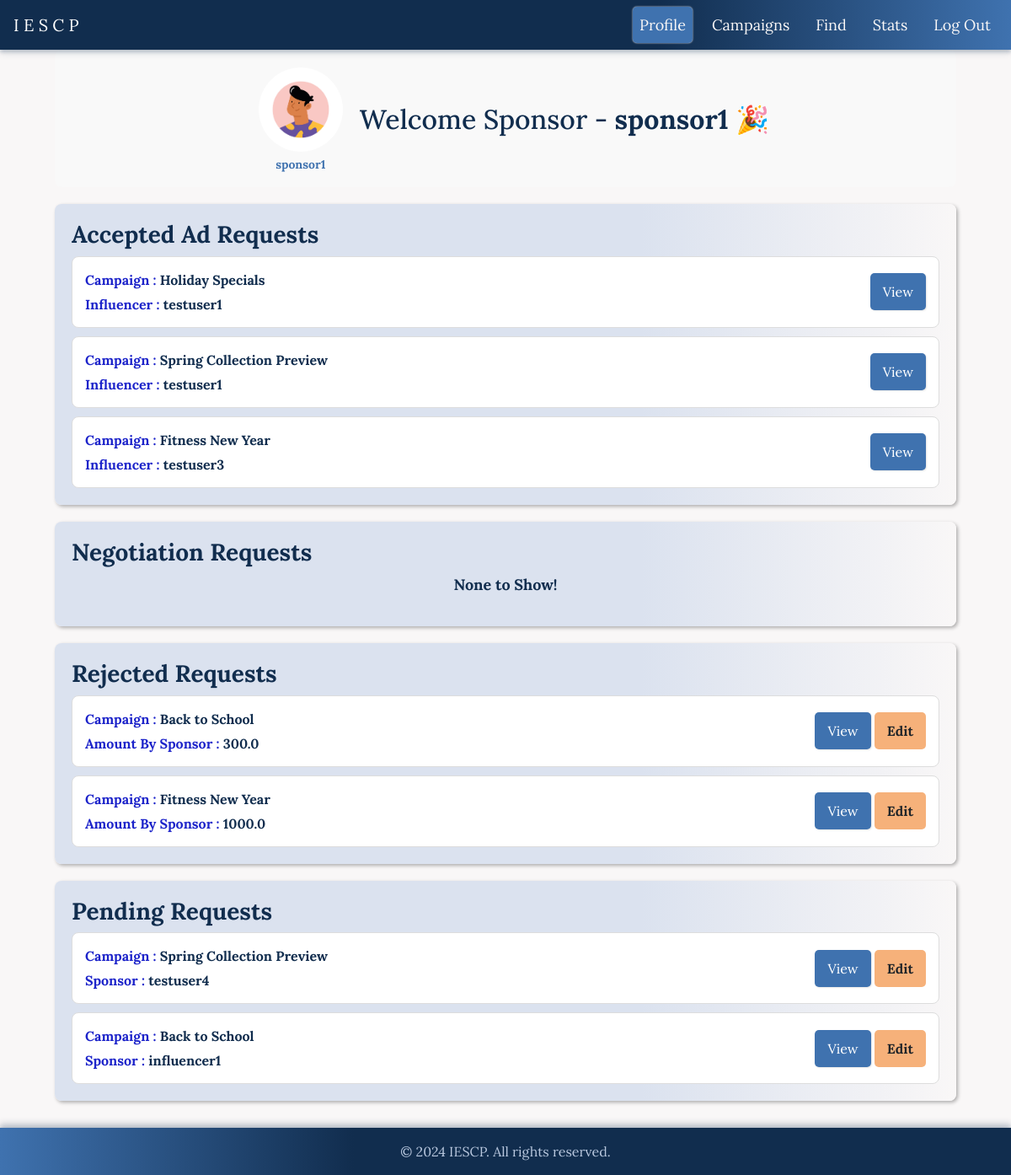
Page /sponsor/dashboard (signed in) on the committed database.
### app/models.py (models this page shows, shortened)
class User(db.Model):
    id = db.Column(db.Integer, primary_key=True)
    username = db.Column(db.String(64), unique=True, nullable=False)
    email = db.Column(db.String(120), unique=True, nullable=False)
    password_hash = db.Column(db.String(128))
    role = db.Column(db.String(64), nullable=False)
    campaigns = db.relationship('Campaign', backref='sponsor', lazy=True)
    ad_requests = db.relationship('AdRequest', backref='influencer', lazy=True)

class AdRequest(db.Model):
    id = db.Column(db.Integer, primary_key=True)
    campaign_id = db.Column(db.Integer, db.ForeignKey('campaign.id'), nullable=False)
    influencer_id = db.Column(db.Integer, db.ForeignKey('user.id'), nullable=False)
    messages = db.Column(db.Text, nullable=True)
    requirements = db.Column(db.Text, nullable=False)
    payment_amount = db.Column(db.Float, nullable=False)
    status = db.Column(db.String(10), nullable=False)

class Campaign(db.Model):
    id = db.Column(db.Integer, primary_key=True)
    name = db.Column(db.String(64), nullable=False)
    description = db.Column(db.Text, nullable=False)
    start_date = db.Column(db.DateTime, default=datetime.utcnow)
    end_date = db.Column(db.DateTime)
    budget = db.Column(db.Float, nullable=False)
    visibility = db.Column(db.String(10), nullable=False)
    goals = db.Column(db.Text, nullable=False)
    sponsor_id = db.Column(db.Integer, db.ForeignKey('user.id'), nullable=False)
    ad_requests = db.relationship('AdRequest', backref='campaign', lazy=True)

### app/routes.py (the view)
@app.route('/sponsor/dashboard')
def sponsor_dashboard():
    user_id = session.get('user_id')
    user = User.query.get(user_id)
    if not user or user.role != 'sponsor':
        return redirect(url_for('login'))
    negotiations = aliased(Negotiations)
    ad_requests = db.session.query(
        AdRequest,
        Campaign,
        User.username.label('influencer_name'),
        func.coalesce(negotiations.new_amount, 0.0).label('new_amount')
        ).join(
            Campaign,
            AdRequest.campaign_id == Campaign.id
        ).join(
            User,
            User.id == AdRequest.influencer_id
        ).outerjoin(
            negotiations,
            AdRequest.id == negotiations.ad_id
        ).filter(
            Campaign.sponsor_id == user_id
        ).all()
    pending_requests = []
    accepted_requests = []
    rejected_requests = []
    negotiated_requests = []
    others=[]
    for ad_request, campaign, influencer_name, new_amount in ad_requests:
        if ad_request.status in ['Accepted']:
            accepted_requests.append((ad_request, campaign, influencer_name, new_amount))
        elif ad_request.status in ['Pending']:
            pending_requests.append((ad_request, campaign, influencer_name, new_amount))
        elif ad_request.status in ['Completed']:
            rejected_requests.append((ad_request, campaign, influencer_name, new_amount))
        elif ad_request.status in ['Negotiated']:
            negotiated_requests.append((ad_request, campaign, influencer_name, new_amount))
        else:
            others.append((ad_request, campaign, influencer_name, new_amount))
    return render_template('sponsor_dashboard.html',
                           username=user.username,
                           accepted_requests=accepted_requests,
                           pending_requests=pending_requests,
                           rejected_requests=rejected_requests,
                           negotiated_requests=negotiated_requests,
                           influencer_name=influencer_name,
                           title='Sponsor Dashboard',
                           active_page='profile')

### app/templates/sponsor_dashboard.html (shortened to what this page needs)
{% extends "navbar_after_login.html" %}
{% block styles %}
  <link rel="stylesheet" href="{{ url_for('static', filename='/css/sponsor_dashboard.css') }}">
{% endblock %}
{% block content %}
<div class="dashboard">
    <div class="profile-section">
        <div class="avatar-container">
            <div class="avatar">
                <img src="{{ url_for('static', filename='/images/influencer.jpg') }}" alt="Profile">
            </div>
            <p class="role-tag"><a href="#" id="profile-link" data-toggle="modal" data-target="#profileModal" data-user_id="{{session['user_id']}}"><b>{{username}}</b></a></p>
        </div>
        <div class="welcome-text">
            <h2>Welcome Sponsor - <b>{{username}}</b> <span class="party-popper">🎉</span></h2>
        </div>
    </div>
    <div class="campaign-section">
        <h3>Accepted Ad Requests</h3>
        <div class="campaign-list">
            {% if accepted_requests %}
            {% for ad_request, campaign, influencer_name, new_amount in accepted_requests %}
                <div class="campaign-tab">
                    <div class="campaign-info">
                        <span><strong style="color:#1D24CA">Campaign : </strong> <b>{{ campaign.name }}</b></span>
                        <span><strong style="color:#1D24CA">Influencer : </strong> <b>{{ influencer_name }}</b></span>
                    </div>
                    <div class="campaign-actions">
                        <button class="btn btn-view" data-toggle="modal" data-target="#campaignModal"
                                data-campaign-name="{{ campaign.name }}"
                                data-sponsor-name="{{influencer_name}}"
                                data-campaign-description="{{ campaign.description }}"
                                data-campaign-requirements="{{ ad_request.requirements }}"
                                data-campaign-payment="{{ ad_request.payment_amount }}"
                                data-campaign-status="{{ ad_request.status }}"
                                data-campaign-messages="{{ ad_request.messages }}">View</button>
                    </div>
                </div>
                {% endfor %}
                {% else %}
                <p style="text-align: center; font-size: large; font-weight: bold;">None to Show!</p>
                {% endif %}
        </div>
    </div>
    <div class="request-section">
        <h3>Negotiation Requests</h3>
        <div class="request-list">
            {% if negotiated_requests %}
            {% for ad_request, campaign, sponsor_name,new_amount in negotiated_requests %}
                <div class="request-tab">
                    <div class="request-info">
                        <span><strong style="color:#1D24CA">Campaign : </strong> <b>{{ campaign.name }}</b></span>
                        <span><strong style="color:#1D24CA">Influencer : </strong> <b>{{ influencer_name }}</b></span>
                        <span><strong style="color:#1D24CA">Quoted Amount : </strong> <b>{{ ad_request.payment_amount }}</b></span>
                        <span><strong style="color:#1D24CA">Negotiated Amount : </strong> <b>{{ new_amount }}</b></span>
                    </div>
                    <div class="request-actions">
                        <button class="btn btn-view" data-toggle="modal" data-target="#adModal"
                                data-campaign-name="{{ campaign.name }}"
                                data-sponsor-name="{{sponsor_name}}"
                                data-campaign-description="{{ campaign.description }}"
                                data-campaign-requirements="{{ ad_request.requirements }}"
                                data-campaign-payment="{{ ad_request.payment_amount }}">View</button>
                        <div id="button-container-negotiation">
                          <button class="btn btn-accept" data-ad-request-id="{{ ad_request.id }}">Accept</button>
                          <button class="btn btn-reject" data-ad-request-id="{{ ad_request.id }}">Reject</button>
                        </div>
                    </div>
                </div>
                {% endfor %}
                {% else %}
                <p style="text-align: center; font-size: large; font-weight: bold;">None to Show!</p>
                {% endif %}
        </div>
    </div>
    <div class="campaign-section">
        <h3>Rejected Requests</h3>
        <div class="campaign-list">
            {% if rejected_requests %}
            {% for ad_request, campaign, sponsor_name, new_amount in rejected_requests %}
                <div class="campaign-tab">
                    <div class="campaign-info">
                        <span><strong style="color:#1D24CA">Campaign : </strong> <b>{{ campaign.name }}</b></span>
                        <span><strong style="color:#1D24CA">Amount By Sponsor : </strong> <b>{{ ad_request.payment_amount }}</b></span>
                    </div>
                    <div class="campaign-actions">
                      <div id="button-container-rejected">
                        <button class="btn btn-view" data-toggle="modal" data-target="#campaignModal"
                                data-campaign-name="{{ campaign.name }}"
                                data-sponsor-name="{{sponsor_name}}"
                                data-campaign-description="{{ campaign.description }}"
                                data-campaign-requirements="{{ ad_request.requirements }}"
                                data-campaign-payment="{{ ad_request.payment_amount }}"
                                data-campaign-status="{{ ad_request.status }}"
                                data-campaign-messages="{{ ad_request.messages }}">View</button>
                        <button class="btn btn-edit"
                                data-ad-request-id="{{ ad_request.id }}"
                                data-campaign-name="test"
                                data-influencer-id="{{ ad_request.influencer_id }}"
                                data-messages="{{ ad_request.messages }}"
                                data-requirements="{{ ad_request.requirements }}"
                                data-payment-amount="{{ ad_request.payment_amount }}">Edit
                        </button>
                        </div>
                    </div>
                </div>
            {% endfor %}
            {% else %}
            <p style="text-align: center; font-size: large; font-weight: bold;">None to Show!</p>
            {% endif %}
        </div>
    </div>
    <div class="campaign-section">
        <h3>Pending Requests</h3>
        <div class="campaign-list">
            {% if pending_requests %}
            {% for ad_request, campaign, sponsor_name,new_amount in pending_requests %}
                <div class="campaign-tab">
                    <div class="campaign-info">
                        <span><strong style="color:#1D24CA">Campaign : </strong> <b>{{ campaign.name }}</b></span>
                        <span><strong style="color:#1D24CA">Sponsor : </strong> <b>{{ sponsor_name }}</b></span>
                    </div>
                    <div class="campaign-actions">
                      <div id="button-container-pending">
                        <button class="btn btn-view" data-toggle="modal" data-target="#campaignModal"
                                data-campaign-name="{{ campaign.name }}"
                                data-sponsor-name="{{sponsor_name}}"
                                data-campaign-description="{{ campaign.description }}"
                                data-campaign-requirements="{{ ad_request.requirements }}"
                                data-campaign-payment="{{ ad_request.payment_amount }}"
                                data-campaign-status="{{ ad_request.status }}"
                                data-campaign-messages="{{ ad_request.messages }}">View
                        </button>
                        <button class="btn btn-edit"
                                        data-ad-request-id="{{ ad_request.id }}"
                                        data-campaign-name="{{ campaign.name }}"
                                        data-influencer-id="{{ ad_request.influencer_id }}"
                                        data-messages="{{ ad_request.messages }}"
                                        data-requirements="{{ ad_request.requirements }}"
                                        data-payment-amount="{{ ad_request.payment_amount }}">Edit
                        </button>
                        </div>
                    </div>
                </div>
                {% endfor %}
                {% else %}
                <p style="text-align: center; font-size: large; font-weight: bold;">None to Show!</p>
                {% endif %}
        </div>
    </div>
    <br>
    <br>
</div>
{% endblock %}

### app/templates/navbar_after_login.html (shortened to what this page needs)
<!doctype html>
<html lang="en">
  <head>
    <link rel="stylesheet" href="https://stackpath.bootstrapcdn.com/bootstrap/4.3.1/css/bootstrap.min.css">
    <link rel="stylesheet" href="{{ url_for('static', filename='css/styles.css') }}">
    <link rel="stylesheet" href="{{ url_for('static', filename='/css/navbar_styles.css') }}">
    {% block styles %}{% endblock %}
  </head>
  <body>
    <nav class="navbar navbar-expand-md navbar-dark">
        <a class="navbar-brand" href="/">I E S C P</a>
        <div class="collapse navbar-collapse" id="navbarCollapse">
            <ul class="navbar-nav ml-auto">
                {% if session['role'] =='sponsor' or  session['role'] =='influencer' %}
                <li class="nav-item{% if active_page == 'profile' %}-active{% endif %}">
                    {% if session['role'] == 'influencer' %}
                        <a class="nav-link" href="{{ url_for('influencer_dashboard') }}">Profile</a>
                    {% elif session['role'] == 'sponsor' %}
                        <a class="nav-link" href="{{ url_for('sponsor_dashboard') }}">Profile</a>
                    {% endif %}
                </li>
                {% endif %}
                {% if session['role'] =='sponsor' %}
                <li class="nav-item{% if active_page == 'campaigns' %}-active{% endif %}">
                    <a class="nav-link" href="{{ url_for('campaigns', sponsor_id=session['user_id']) }}">Campaigns</a>
                </li>
                {% endif %}
                {% if session['role'] =='sponsor' or  session['role'] =='influencer' %}
                <li class="nav-item{% if active_page == 'find' %}-active{% endif %}">
                    {% if session['role'] == 'influencer' %}
                        <a class="nav-link" href="{{ url_for('find_sponsor') }}">Find</a>
                    {% elif session['role'] == 'sponsor' %}
                        <a class="nav-link" href="{{ url_for('find_influencer') }}">Find</a>
                    {% endif %}
                </li>
                {% endif %}
                {% if session['role'] =='sponsor' or  session['role'] =='influencer' %}
                <li class="nav-item{% if active_page == 'stats' %}-active{% endif %}">
                    {% if session['role'] == 'influencer' %}
                        <a class="nav-link" href="{{ url_for('stats_influencer', influencer_id=session['user_id']) }}">Stats</a>
                    {% elif session['role'] == 'sponsor' %}
                        <a class="nav-link" href="{{ url_for('stats_sponsor', sponsor_id=session['user_id']) }}">Stats</a>
                    {% endif %}
                </li>
                {% endif %}
                <li class="nav-item" id="logout">
                    <a class="nav-link" href="{{ url_for('logout') }}">Log Out</a>
                </li>
            </ul>
        </div>
    </nav>
    <main role="main" class="container" style="margin-top: 40px;">
      {% block content %}
      {% endblock %}
    </main>
  </body>
  <footer class="footer mt-auto py-3">
    <div class="container">
        <span class="text-muted">&copy; 2024 IESCP. All rights reserved.</span>
    </div>
</footer>
</html>

### rows in the picture
User: username "sponsor1"
AdRequest: name "Holiday Specials", username "testuser1"
AdRequest: name "Spring Collection Preview", username "testuser1"
AdRequest: name "Fitness New Year", username "testuser3"
AdRequest: name "Back to School", payment_amount "300.0"
AdRequest: name "Fitness New Year", payment_amount "1000.0"
AdRequest: name "Spring Collection Preview", username "testuser4"
AdRequest: name "Back to School", username "influencer1"
